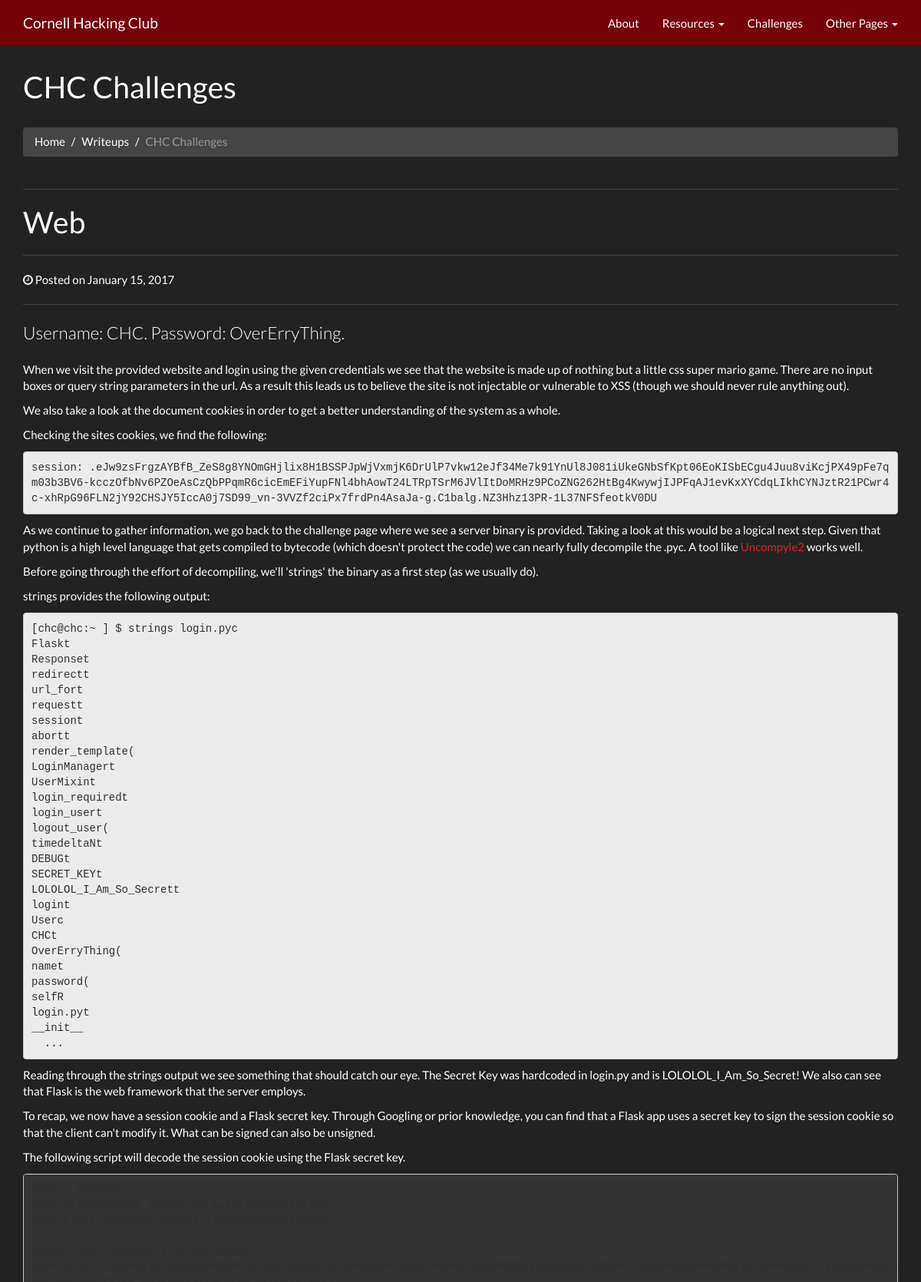
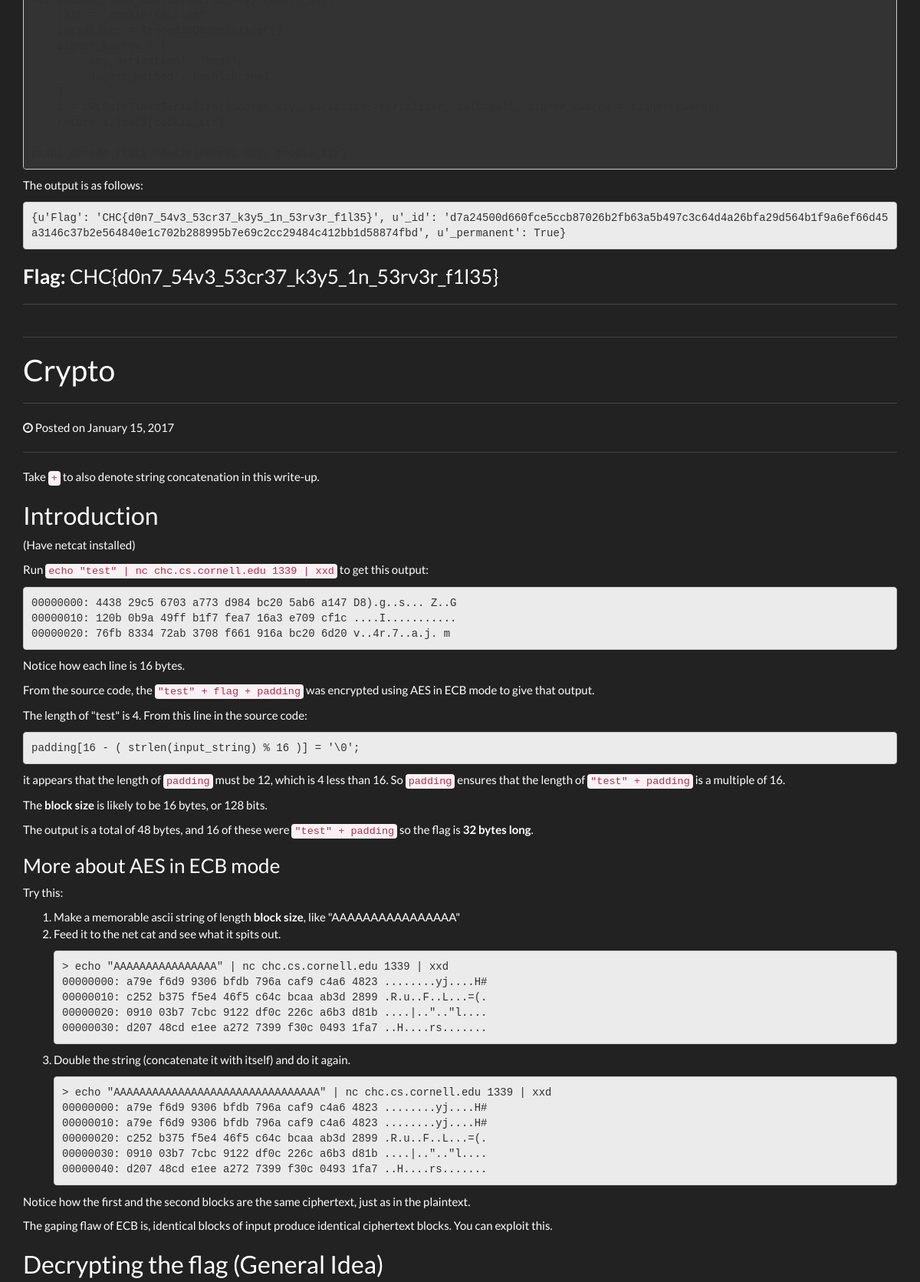
The app's page /writeups/4/ (upper part) with its own data (2 pictures, top to bottom).
### writeups/models.py (models this page shows, shortened)
class Writeups(models.Model):
    name_of_CTF = models.CharField(max_length=125)
    url_of_CTF = models.URLField()
    date_competed = models.CharField(max_length=125)
    place = models.IntegerField()
    out_of = models.IntegerField()
    description = models.TextField()
    writeup = models.TextField()
    updated = models.DateTimeField(auto_now=True, auto_now_add=False)
    timestamp = models.DateTimeField(auto_now=False, auto_now_add=True)

### writeups/views.py (the view)
# urls.py: url(r'^(?P<id>\d+)/$', writeups_detail, name="writeup"),
def writeups_detail(request, id):
    instance = get_object_or_404(Writeups, id=id)
    context = {
        "writeup": instance,
    }
    return render(request, "writeup.html", context)

### templates/writeup.html (shortened to what this page needs)
{% include "head.html" %}
<body>
{% include "header.html" %}
<div class="container">
    <div class="row">
        <div class="col-lg-12">
            <h1 class="page-header">{{ writeup.name_of_CTF }}
            </h1>
            <ol class="breadcrumb">
                <li><a href="{% url 'home' %}">Home</a>
                </li>
                <li><a href="{% url 'writeups' %}">Writeups</a></li>
                <li class="active">{{ writeup.name_of_CTF }}</li>
            </ol>
        </div>
    </div>
    <div class="row">
        <div class="col-lg-12">
            {{ writeup.writeup | safe }}
        </div>
</body>
</html>

### static/css/modern-business.css (style rules this page uses)
html, body { height: 100%; }
body { padding-top: 50px; }

### static/css/general.css (style rules this page uses)
pre.prettyprint { display: block; background-color: #333 }

### records on screen
Writeups: name_of_CTF "CHC Challenges", writeup "Web Posted on January 15, 2017 Username: CHC. Password: OverErryThing. When we visit the provided website and login using the given credentials we see that the website is made up of nothing but a little css super mario game. There are no input boxes or query string parameters in the url. As a result this leads us to believe the site is not injectable or vulnerable to XSS (though we should never rule anything out). We also take a look at the document cookies in order to get a better understanding of the system as a whole. Checking the sites cookies, we find the following: session:…"
